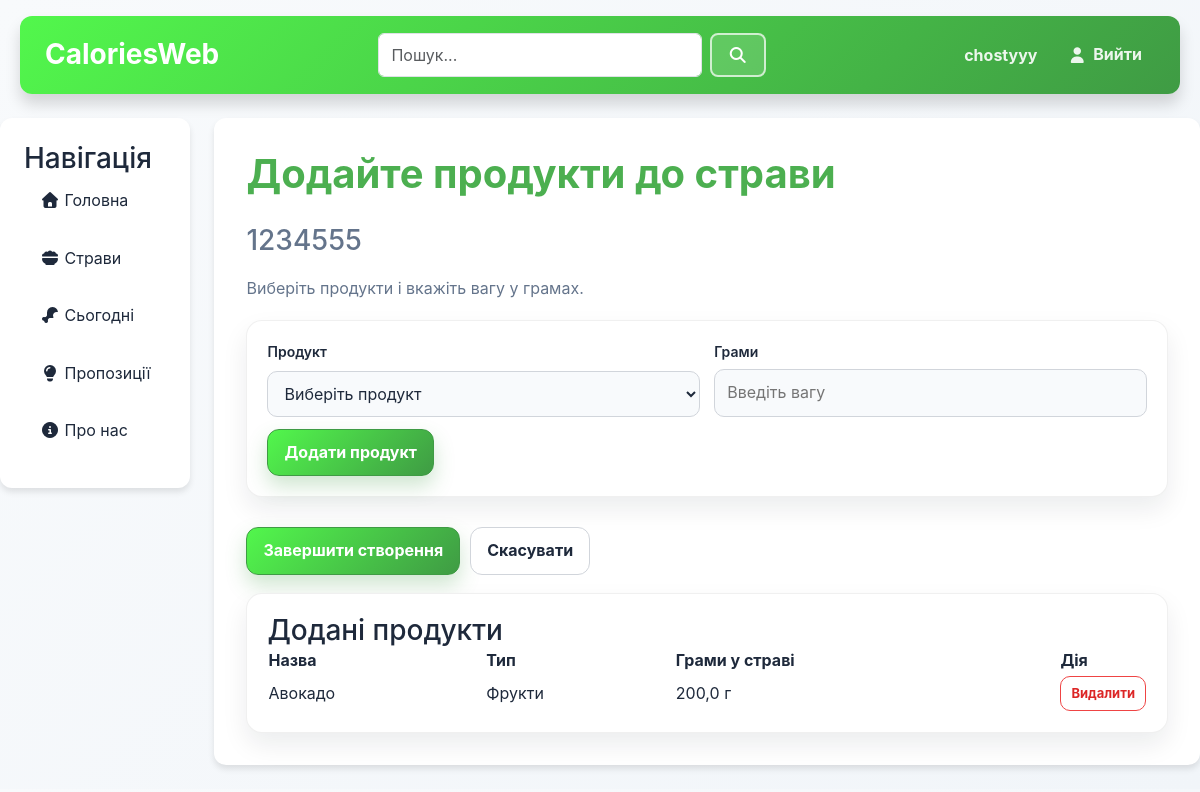
Page /meals/add/addfood/?meal_id=6 (signed in) on the committed database.
### meals/models.py (models this page shows, shortened)
class Meal(models.Model):
    name = models.CharField(max_length=100)
    grams = models.PositiveIntegerField(default=100)
    recipe = models.TextField(null=True)
    link = models.URLField(null=True)
    author = models.ForeignKey(User, on_delete=models.CASCADE)
    image = models.ImageField(default='fallback.png', null=True, blank=True)
    popularity = models.IntegerField()

class MealProducts(models.Model):
    meal = models.ForeignKey("Meal", on_delete=models.CASCADE)
    food = models.ForeignKey("Food", on_delete=models.CASCADE)
    grams = models.FloatField()

class Food(models.Model):
    name = models.CharField(max_length=100)
    type = models.CharField(max_length=50)
    grams = models.FloatField()
    calories = models.IntegerField()
    protein = models.FloatField()
    carbs = models.FloatField()
    fats = models.FloatField()

### meals/views.py (the view, shortened to what this page needs)
# urls.py: path('add/addfood/', views.add_food_to_meal, name='add_food'),
def add_food_to_meal(request):
    if not request.user.is_authenticated:
        return redirect("main:logIn")
    meal_id = request.POST.get("meal_id") or request.GET.get("meal_id")
    if not meal_id:
        return redirect("meals:add_meal")
    meal = get_object_or_404(Meal, id=meal_id, author=request.user)
    foods = Food.objects.all().order_by("name")
    meal_products = MealProducts.objects.filter(meal=meal).select_related("food")
    return render(request, "meals/addFoodToMeal.html", {
        "meal": meal,
        "foods": foods,
        "meal_products": meal_products,
    })

### meals/templates/meals/addFoodToMeal.html (shortened to what this page needs)
{% extends "main/layout.html" %}
{% load static %}
{% block extra_css %}
    <link rel="stylesheet" href="{% static 'meals/css/meals.css' %}?v=1">
{% endblock %}
{% block content %}
    <div class="meal-form-page">
        <h1 class="meal-form-heading">Додайте продукти до страви</h1>
        <h3 class="meal-form-subheading">{{ meal.name }}</h3>
        <p class="meal-form-subheading">Виберіть продукти і вкажіть вагу у грамах.</p>
        <form method="post" class="meal-form-card">
            <div class="meal-form-grid">
                <div class="meal-form-group">
                    <label for="food">Продукт</label>
                    <select id="food" name="food" class="meal-form-input" required>
                        <option value="" disabled selected>Виберіть продукт</option>
                    </select>
                </div>
                <div class="meal-form-group">
                    <label for="grams">Грами</label>
                    <input type="number" id="grams" name="grams" class="meal-form-input" placeholder="Введіть вагу" required>
                </div>
            </div>
            <div class="meal-form-actions">
                <button type="submit" class="meal-form-btn">Додати продукт</button>
            </div>
        </form>
        <form method="post" class="meal-form-actions">
            <button type="submit" name="finish" value="1" class="meal-form-btn">Завершити створення</button>
            <a href="{% url 'meals:meal_detail' meal.id %}" class="meal-form-btn meal-form-btn-secondary">Скасувати</a>
        </form>
        <section class="meal-form-card">
            <h3>Додані продукти</h3>
            <div class="meal-detail-table-wrap">
                <table class="meal-detail-table meal-products-table">
                    <tr>
                        <th>Назва</th>
                        <th>Тип</th>
                        <th>Грами у страві</th>
                        <th>Дія</th>
                    </tr>
                    {% for item in meal_products %}
                    <tr>
                        <td>{{ item.food.name }}</td>
                        <td>{{ item.food.type }}</td>
                        <td>{{ item.grams }} г</td>
                        <td class="action-cell">
                            <form method="post" action="{% url 'meals:delete_meal_product' meal.id item.id %}">
                                <button type="submit" class="meal-form-delete-btn">Видалити</button>
                            </form>
                        </td>
                    </tr>
                    {% empty %}
                    <tr>
                        <td colspan="4">Поки що немає доданих продуктів.</td>
                    </tr>
                    {% endfor %}
                </table>
            </div>
        </section>
    </div>
{% endblock %}

### main/templates/main/layout.html (shortened to what this page needs)
{% load static %}
<!DOCTYPE html>
<html lang="en">
<head>
    <link href="https://cdn.jsdelivr.net/npm/bootstrap@5.3.8/dist/css/bootstrap.min.css" rel="stylesheet">
    <link rel="stylesheet" href="{% static 'main/css/main.css' %}">
    <link rel="stylesheet" href="https://cdnjs.cloudflare.com/ajax/libs/font-awesome/7.0.1/css/all.min.css">
    {% block extra_css %}{% endblock %}
</head>
<body>
<header>
    <table>
        <tr>
            <th style="text-align: left;" style="width: fit-content;">
                <a href="{% url 'main:home' %}" style="width: fit-content;" >
                    <h1 style="width: fit-content;">CaloriesWeb</h1>
                </a>
            </th>
            <th style="text-align: center; width: 35%;">
                <form action="{% url 'meals:search' %}" method="get" class="d-flex">
                    <input class="form-control" type="text" name="q" placeholder="Пошук...">
                    <button class="btn btn-outline-danger ms-2" type="submit">
                        <i class="fa-solid fa-magnifying-glass"></i>
                    </button>
                </form>
            </th>
            <th style="text-align: right;">
                {% if user.is_authenticated %}
                    <a href="{% url 'user:user_detail' user.id %}"><span>{{ user.username }}</span></a>
                    <a href="{% url 'main:logOut' %}">
                        <span><i class="fa-solid fa-user"></i> Вийти</span>
                    </a>
                {% endif %}
            </th>
        </tr>
    </table>
</header>
<main class="layout">
    <aside>
        <h3>Навігація</h3>
        <ul>
            <a href="{% url 'main:home' %}">
                <li><i class="fa-solid fa-house"></i> Головна</li>
            </a>
            <a href="{% url 'meals:meals' %}">
                <li><i class="fa-solid fa-bowl-food"></i> Страви</li>
            </a>
            <a href="{% url 'today:today' %}">
                <li><i class="fa-solid fa-drumstick-bite"></i> Сьогодні</li>
            </a>
            <a href="{% url 'meals:suggestions' %}">
                <li><i class="fa-solid fa-lightbulb"></i> Пропозиції</li>
            </a>
            <a href="{% url 'main:about' %}">
                <li><i class="fa-solid fa-circle-info"></i> Про нас</li>
            </a>
        </ul>
    </aside>
    <div class="main-content">
        {% block content %}
        {% endblock %}
    </div>
</main>
</body>
</html>

### main/static/main/css/main.css (style rules this page uses)
* { box-sizing: border-box; }
html { -webkit-text-size-adjust: 100%; text-size-adjust: 100%; }
body, h1, h2, h3, h4, h5, h6, p, ul, ol, dl, dd, figure, blockquote, pre { margin: 0; }
ul, ol { padding: 0; }
input, button, textarea, select { font: inherit; }
input, textarea, select { color: inherit; }
:root { --primary: #4caf50; --primary-dark: #3f9b44; --primary-light: #8fd9a0; --primary-gradient: linear-gradient(135deg, #52f74c 0%, #3f9b44 100%); --primary-rgb: 76, 175, 80; --primary-dark-rgb: 63, 155, 68; --secondary: #ec4899; --accent: #f59e0b; --success: #10b981; --success-rgb: 16, 185, 129; --warning: #f59e0b; --warning-rgb: 245, 158, 11; --warning-light-rgb: 251, 191, 36; --neutral: #94a3b8; --neutral-rgb: 148, 163, 184; --slate-rgb: 100, 116, 139; --danger: #ef4444; --danger-bg: #fff4f4; --danger-soft: #fee2e2; --danger-border: #fecaca; --danger-ink: #991b1b; --danger-ink-dark: #7f1d1d; --white: #ffffff; --surface-muted: #f3f4f6; --bg-light: #f8fafc; --bg-page-end: #f1f5f9; --text-dark: #1e293b; --text-gray: #64748b; --border: #e2e8f0; --line: #e5e7eb; --line-soft: #eef2f7; --shadow-sm: 0 1px 2px rgba(0, 0, 0, 0.05); --shadow-md: 0 4px 6px rgba(0, 0, 0, 0.1); --shadow-lg: 0 10px 15px rgba(0, 0, 0, 0.15); }
body { background: linear-gradient(135deg, var(--bg-light) 0%, var(--bg-page-end) 100%); margin: 0; font-family: -apple-system, BlinkMacSystemFont, 'Segoe UI', Roboto, Oxygen, Ubuntu, Cantarell, sans-serif; color: var(--text-dark); line-height: 1.6; }
.btn-outline-danger { border: 2px solid var(--primary); color: var(--primary); background: none; padding: 8px 16px; border-radius: 8px; font-weight: 600; cursor: pointer; transition: all 0.3s ease; }
.btn { border-radius: 8px; font-weight: 600; transition: all 0.3s ease; cursor: pointer; }
header { background: var(--primary-gradient); box-shadow: var(--shadow-lg); margin: 16px 20px; padding: 16px 24px; border-radius: 12px; position: sticky; top: 0; z-index: 100; }
header table { width: 100%; }
header h1 { margin: 0; padding: 0; color: white; font-size: 28px; font-weight: 700; }
header a { text-decoration: none; color: rgba(255, 255, 255, 0.9); transition: color 0.3s ease; }
header a span { padding: 0 12px; }
header th:last-child a span { display: inline-flex; align-items: center; gap: 6px; padding: 8px 12px; border-radius: 10px; border: 1px solid transparent; transition: background-color 0.2s ease, border-color 0.2s ease, transform 0.2s ease, box-shadow 0.2s ease; }
header .btn-outline-danger { border: 2px solid rgba(255, 255, 255, 0.7); color: var(--white); background: rgba(255, 255, 255, 0.14); }
main.layout { display: flex; gap: 24px; margin: 24px 20px; max-width: 1400px; margin-left: auto; margin-right: auto; }
aside { background-color: var(--white); box-shadow: var(--shadow-md); border-radius: 12px; width: fit-content; padding: 24px; height: fit-content; position: sticky; top: 100px; }
aside ul { list-style: none; padding: 0; margin: 0; }
aside ul li { padding: 12px 16px; margin-bottom: 8px; border-radius: 8px; transition: all 0.3s ease; color: var(--text-dark); cursor: pointer; }
aside a { text-decoration: none; color: inherit; }
.main-content { background-color: var(--white); box-shadow: var(--shadow-md); border-radius: 12px; flex: 1; padding: 32px; }
.main-content h1 { color: var(--primary); margin-bottom: 8px; font-weight: 700; }
a { color: var(--primary); text-decoration: none; transition: color 0.3s ease; }

### rows in the picture
Meal: name "1234555"
MealProducts: food.name "Авокадо", food.type "Фрукти", grams "200,0"

### other values in the picture
{{ user.username }} "chostyyy"
